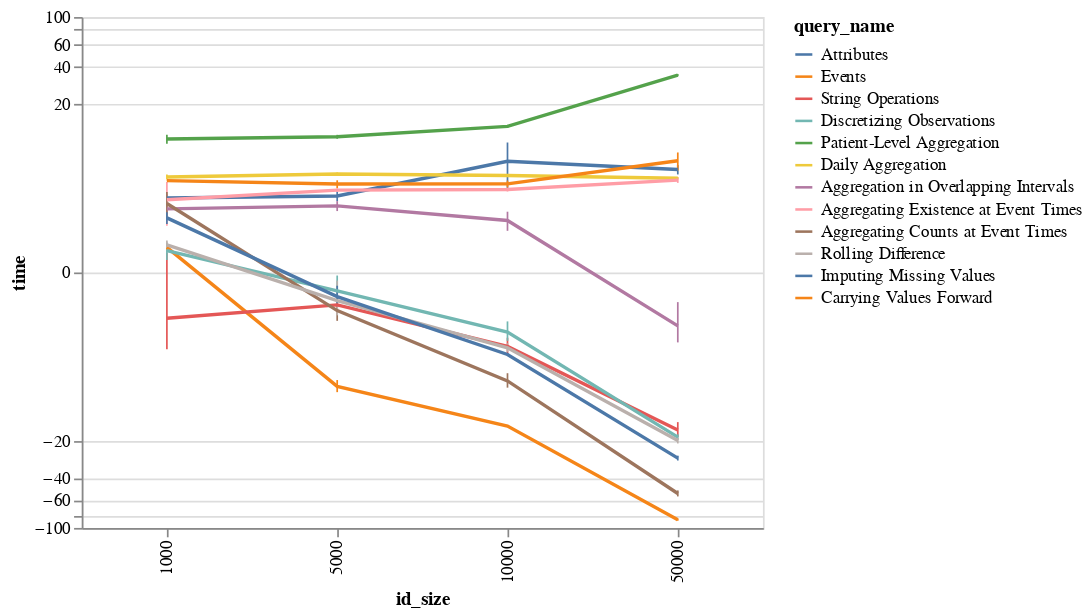

Write notebook code for a chart like this one.
### Code cell
grouped_df = (df[df['method'] == 'TempoQL'].set_index(["query_name", "iteration", "id_size"])['time'] - df[df['method'] == 'SQL'].set_index(["query_name", "iteration", "id_size"])['time']).reset_index()
chart = alt.Chart(grouped_df)
(chart.mark_errorbar().encode(
    y=alt.Y("time:Q", scale=alt.Scale(type='symlog', domain=[-100, 100])),
    x=alt.X("id_size:O"),
    color=alt.Color("query_name:N", sort=df['query_name'].unique()),
) + chart.mark_line().encode(
    y=alt.Y("mean(time):Q", scale=alt.Scale(type='symlog', domain=[-100, 100])),
    x=alt.X("id_size:O"),
    color=alt.Color("query_name:N", sort=df['query_name'].unique()),
)).properties(width=400)

### Figure 1 — Vega-Lite specification as saved in the notebook (floating-point values rounded to 4 significant figures; data arrays with more than 128 entries replaced by an {"elided": "..."} marker saying what was removed)
{"config": {"view": {"continuousWidth": 300, "continuousHeight": 300}}, "layer": [{"mark": {"type": "errorbar"}, "encoding": {"color": {"field": "query_name", "sort": ["Attributes", "Events", "String Operations", "Discretizing Observations", "Patient-Level Aggregation", "Daily Aggregation", "Aggregation in Overlapping Intervals", "Aggregating Existence at Event Times", "Aggregating Counts at Event Times", "Rolling Difference", "Imputing Missing Values", "Carrying Values Forward"], "type": "nominal"}, "x": {"field": "id_size", "type": "ordinal"}, "y": {"field": "time", "scale": {"domain": [-100, 100], "type": "symlog"}, "type": "quantitative"}}}, {"mark": {"type": "line"}, "encoding": {"color": {"field": "query_name", "sort": ["Attributes", "Events", "String Operations", "Discretizing Observations", "Patient-Level Aggregation", "Daily Aggregation", "Aggregation in Overlapping Intervals", "Aggregating Existence at Event Times", "Aggregating Counts at Event Times", "Rolling Difference", "Imputing Missing Values", "Carrying Values Forward"], "type": "nominal"}, "x": {"field": "id_size", "type": "ordinal"}, "y": {"aggregate": "mean", "field": "time", "scale": {"domain": [-100, 100], "type": "symlog"}, "type": "quantitative"}}}], "data": {"name": "data-1908b1a7791cf6faed10d7df754c6cfe"}, "width": 400, "$schema": "https://vega.github.io/schema/vega-lite/v5.15.1.json", "datasets": {"data-1908b1a7791cf6faed10d7df754c6cfe": {"elided": "144 records"}}}
